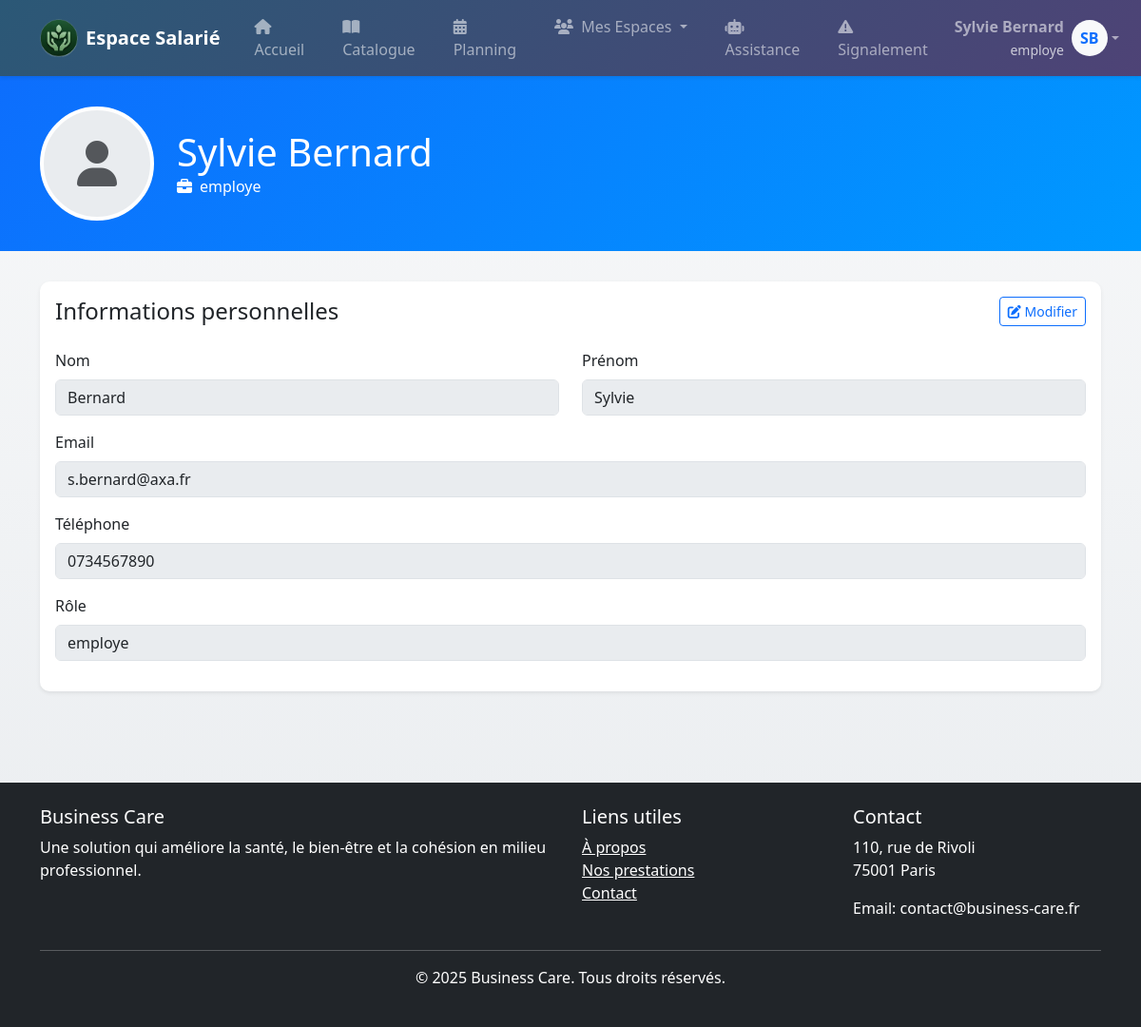
Page /frontOffice/employee/profile.php (signed in) on the committed database.
### tables this page shows
CREATE TABLE `collaborateur` (
  `collaborateur_id` int(11) NOT NULL,
  `nom` varchar(255) NOT NULL,
  `prenom` varchar(255) NOT NULL,
  `username` varchar(255) NOT NULL,
  `role` varchar(255) DEFAULT "employe",
  `email` varchar(255) NOT NULL,
  `password` varchar(255) DEFAULT NULL,
  `telephone` varchar(20) DEFAULT NULL,
  `id_societe` int(11) DEFAULT NULL,
  `date_creation` datetime DEFAULT NULL,
  `date_activite` datetime DEFAULT NULL,
  `token` varchar(255) DEFAULT NULL,
  `expiration` datetime DEFAULT NULL,
  `desactivate` boolean DEFAULT 0
);

### api/dao/employee.php (called while the page is built, shortened)
<?php
function getEmployeeProfile(int $id) {
    $db = getDatabaseConnection();
    $sql = "SELECT
        collaborateur_id,
        nom,
        prenom,
        role,
        email,
        telephone,
        id_societe,
        date_creation,
        date_activite
    FROM collaborateur
    WHERE collaborateur_id = :id";
    $stmt = $db->prepare($sql);
    $res = $stmt->execute(['id' => $id]);
    if ($res) {
        return $stmt->fetch(PDO::FETCH_ASSOC);
    }
    return null;
}

### frontOffice/employee/profile.php (the view, shortened to what this page needs)
<?php
require_once $_SERVER['DOCUMENT_ROOT'] . '/api/dao/employee.php';
$collaborateurId = $_SESSION['collaborateur_id'];
$profile = getEmployeeProfile($collaborateurId);
?>
<!DOCTYPE html>
<html lang="fr">
<head>
    <link href="https://cdn.jsdelivr.net/npm/bootstrap@5.1.3/dist/css/bootstrap.min.css" rel="stylesheet">
    <link href="https://cdnjs.cloudflare.com/ajax/libs/font-awesome/6.0.0/css/all.min.css" rel="stylesheet">
</head>
<body class="bg-light">
<?php include $_SERVER['DOCUMENT_ROOT'] . '/frontOffice/employee/includes/header.php'; ?>
    <div class="profile-header">
        <div class="container">
            <div class="row align-items-center">
                <div class="col-auto">
                    <div class="profile-img">
                        <i class="fas fa-user fa-3x text-muted"></i>
                    </div>
                </div>
                <div class="col">
                    <h1 class="mb-0"><?php echo htmlspecialchars($profile['prenom'] . ' ' . $profile['nom']); ?></h1>
                    <p class="mb-0"><i class="fas fa-briefcase me-2"></i><?php echo htmlspecialchars($profile['role']); ?></p>
                </div>
            </div>
        </div>
    </div>
    <div class="container pb-5">
        <div class="card shadow-sm">
            <div class="card-body">
                <div class="d-flex justify-content-between align-items-center mb-4">
                    <h4 class="card-title mb-0">Informations personnelles</h4>
                    <button type="button" class="btn btn-outline-primary btn-sm" onclick="toggleEditMode()">
                        <i class="fas fa-edit"></i> Modifier
                    </button>
                </div>
                <form id="profileForm" onsubmit="updateProfile(event)">
                    <div class="row mb-3">
                        <div class="col-md-6">
                            <label class="form-label">Nom</label>
                            <input type="text" class="form-control" id="nom" value="<?php echo htmlspecialchars($profile['nom']); ?>" disabled>
                        </div>
                        <div class="col-md-6">
                            <label class="form-label">Prénom</label>
                            <input type="text" class="form-control" id="prenom" value="<?php echo htmlspecialchars($profile['prenom']); ?>" disabled>
                        </div>
                    </div>
                    <div class="mb-3">
                        <label class="form-label">Email</label>
                        <input type="email" class="form-control" id="email" value="<?php echo htmlspecialchars($profile['email']); ?>" disabled>
                    </div>
                    <div class="mb-3">
                        <label class="form-label">Téléphone</label>
                        <input type="tel" class="form-control" id="telephone" value="<?php echo htmlspecialchars($profile['telephone']); ?>" disabled>
                    </div>
                    <div class="mb-3">
                        <label class="form-label">Rôle</label>
                        <input type="text" class="form-control" value="<?php echo htmlspecialchars($profile['role']); ?>" disabled>
                    </div>
                </form>
            </div>
        </div>
    </div>
    <?php include $_SERVER['DOCUMENT_ROOT'] . '/frontOffice/employee/includes/footer.php'; ?>
</body>
</html>

### frontOffice/employee/includes/header.php (shortened to what this page needs)
<?php
if (!defined('HEAD_INCLUDED')) {
    require_once $_SERVER['DOCUMENT_ROOT'] . '/frontOffice/employee/includes/head.php';
}
?>
<header>
    <nav class="navbar navbar-expand-lg navbar-dark shadow-sm sticky-top" style="background: linear-gradient(135deg, #2b5876 0%, #4e4376 100%);">
        <div class="container">
            <a class="navbar-brand d-flex align-items-center" href="index.php">
                <img src="/data/static/logo.png" alt="Business Care" class="me-2" height="40">
                <span class="fw-bold">Espace Salarié</span>
            </a>
            <div class="collapse navbar-collapse" id="navbarNav">
                <ul class="navbar-nav me-auto">
                    <li class="nav-item">
                        <a class="nav-link px-3 rounded-pill mx-1" href="index.php">
                            <i class="fas fa-home me-1"></i> Accueil
                        </a>
                    </li>
                    <li class="nav-item">
                        <a class="nav-link px-3 rounded-pill mx-1" href="catalogue.php">
                            <i class="fas fa-book-open me-1"></i> Catalogue
                        </a>
                    </li>
                    <li class="nav-item">
                        <a class="nav-link px-3 rounded-pill mx-1" href="planning.php">
                            <i class="fas fa-calendar-alt me-1"></i> Planning
                        </a>
                    </li>
                    <li class="nav-item dropdown">
                        <a class="nav-link dropdown-toggle px-3 rounded-pill mx-1" href="#" id="espacesDropdown" role="button" data-bs-toggle="dropdown" aria-expanded="false">
                            <i class="fas fa-users me-1"></i> Mes Espaces
                        </a>
                    </li>
                    <li class="nav-item">
                        <a class="nav-link px-3 rounded-pill mx-1" href="chatbot.php">
                            <i class="fas fa-robot me-1"></i> Assistance
                        </a>
                    </li>
                    <li class="nav-item">
                        <a class="nav-link px-3 rounded-pill mx-1" href="signalement.php">
                            <i class="fas fa-exclamation-triangle me-1"></i> Signalement
                        </a>
                    </li>
                </ul>
                <ul class="navbar-nav">
                    <li class="nav-item dropdown">
                        <a class="nav-link dropdown-toggle d-flex align-items-center" href="#" id="userDropdown" role="button" data-bs-toggle="dropdown" aria-expanded="false">
                            <div class="me-2 d-none d-lg-block text-end">
                                <span class="d-block fw-bold"><?php echo htmlspecialchars($_SESSION['prenom'] . ' ' . $_SESSION['nom']); ?></span>
                                <small class="text-light opacity-75"><?= $_SESSION['role'] ?></small>
                            </div>
                            <div class="bg-light rounded-circle text-primary fw-bold d-flex align-items-center justify-content-center" style="width: 38px; height: 38px;">
                                <?php echo substr($_SESSION['prenom'], 0, 1) . substr($_SESSION['nom'], 0, 1); ?>
                            </div>
                        </a>
                    </li>
                </ul>
            </div>
        </div>
    </nav>
</header>
<div class="toast-container position-fixed top-0 end-0 p-3" id="notificationContainer" style="z-index: 1100;"></div>

### frontOffice/employee/includes/head.php (shortened to what this page needs)
<!DOCTYPE html>
<html lang="fr">
<head>
    <link href="https://cdn.jsdelivr.net/npm/bootstrap@5.3.3/dist/css/bootstrap.min.css" rel="stylesheet">
    <link rel="stylesheet" href="https://cdnjs.cloudflare.com/ajax/libs/font-awesome/6.4.2/css/all.min.css">
</head>
<body>

### frontOffice/employee/includes/footer.php
    <footer class="bg-dark text-white py-4 mt-5">
        <div class="container">
            <div class="row">
                <div class="col-md-6">
                    <h5>Business Care</h5>
                    <p>Une solution qui améliore la santé, le bien-être et la cohésion en milieu professionnel.</p>
                </div>
                <div class="col-md-3">
                    <h5>Liens utiles</h5>
                    <ul class="list-unstyled">
                        <li><a href="#" class="text-white">À propos</a></li>
                        <li><a href="#" class="text-white">Nos prestations</a></li>
                        <li><a href="#" class="text-white">Contact</a></li>
                    </ul>
                </div>
                <div class="col-md-3">
                    <h5>Contact</h5>
                    <address>
                        <p>110, rue de Rivoli<br>75001 Paris</p>
                        <p>Email: contact@business-care.fr</p>
                    </address>
                </div>
            </div>
            <hr>
            <div class="text-center">
                <p>&copy; <?php echo date('Y'); ?> Business Care. Tous droits réservés.</p>
            </div>
        </div>
    </footer>
</body>
</html>

### frontOffice/employee/profile.php (style rules this page uses)
.profile-header { background: linear-gradient(135deg, #0d6efd 0%, #0099ff 100%); color: white; padding: 2rem 0; margin-bottom: 2rem; }
.profile-img { width: 120px; height: 120px; border-radius: 60px; border: 4px solid white; background: #e9ecef; display: flex; align-items: center; justify-content: center; }

### frontOffice/employee/includes/header.php (style rules this page uses)
body { background: linear-gradient(to bottom, #f8f9fa, #e9ecef); min-height: 100vh; }
.card { border: none; border-radius: 10px; box-shadow: 0 4px 6px rgba(0,0,0,0.05); transition: transform 0.2s, box-shadow 0.2s; }

### rows in the picture
collaborateur: prenom+nom "Sylvie Bernard", role "employe", nom "Bernard", prenom "Sylvie", email "s.bernard@axa.fr", telephone "0734567890"

### other values in the picture
$_SESSION['prenom'] . ' ' . $_SESSION['nom'] "Sylvie Bernard"
$_SESSION['role'] "employe"
substr($_SESSION['prenom'], 0, 1) "S"
substr($_SESSION['nom'], 0, 1) "B"
